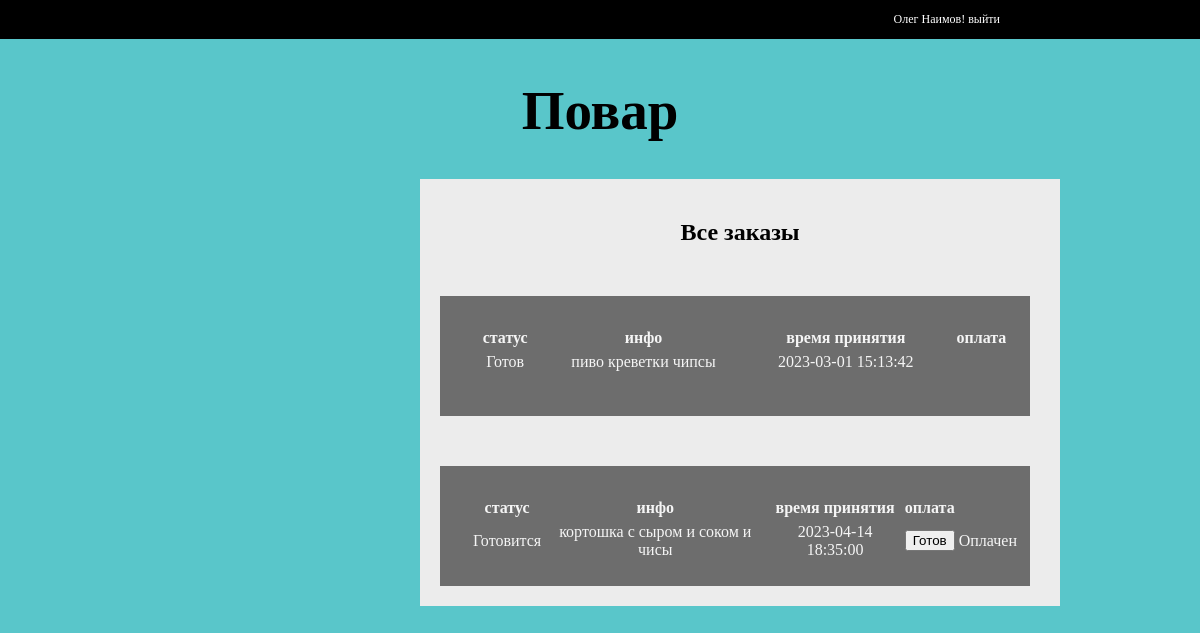
The app's page /registr/dashboard_pov.php (signed in) with its own data.
### tables this page shows
CREATE TABLE `zakaz` (
  `id` int(11) NOT NULL,
  `status` varchar(25) NOT NULL,
  `info` varchar(500) NOT NULL,
  `date` datetime NOT NULL,
  `status_oplata` varchar(50) NOT NULL
);

### registr/dashboard_pov.php (the view, shortened to what this page needs)
<!DOCTYPE html>
<html lang="en">
<head>
    <link rel="stylesheet" href="style.css">
</head>
<body>
<header>
        <p> <?php echo  $_SESSION['name']." ". $_SESSION['surname'];?>!
        <a href="logout.php" class="close-ses">выйти</a></p>
        </header>
    <h1>Повар</h1>
    <div  class="form" >
        <H2>Все заказы</H2>
        <?php
   require('db.php');
   $query= "SELECT * FROM `zakaz`";
   $result = mysqli_query($con, $query) or die;
   for($data = []; $row = mysqli_fetch_assoc($result); $data[]=$row)
   $i++;
   foreach($data as $elem){
        echo "<div class='smena-block'>";
        echo "<table class='t-zakaz'>";
        echo "<th>статус</th>";
        echo "<th>инфо</th>";
        echo "<th>время принятия</th>";
        echo "<th>оплата</th>";
        echo "<tr>";
        echo "<tr>";
        echo "<td>".$elem['status']."</td>";
        echo "<td>".$elem['info']."</td>";
        echo "<td>".$elem['date']."</td>";
        $idd = $elem['id'];
        if($elem['status'] == 'Готовится'){
        echo "<td>"."<form  method='post'><input type='submit' value='Готов' name='$idd'></form>"."</td>";
        }
        echo "<td>".$elem['status_oplata']."</td>";
        echo "</tr>";
        echo "</table>";
        echo "</div>";
   }
?>
</div>
</body>
</html>

### registr/style.css (style rules this page uses)
body { margin: 0; padding: 0; background: rgb(89, 198, 202); }
h1 { text-align: center; font-size: 55px; }
.form { text-align: center; width: 600px; display: block; margin: 0 35% 0 35%; padding: 20px; background: rgb(236, 236, 236); }
header { width: 100%; margin: 0 0 5vh 0; display: flex; justify-content: right; background-color: black; }
header>p { color: white; font-size: 1vw; padding-right: 200px; }
.close-ses { color: white; text-decoration: none; }
.t-zakaz { width: 550px; margin: 20px; }
.smena-block { width: 570px; padding: 10px; margin-top: 50px; height: 100px; color: whitesmoke; background: rgba(12, 12, 12, 0.562); }

### records on screen
zakaz: status "Готов", info "пиво креветки чипсы", date "2023-03-01 15:13:42"
zakaz: status "Готовится", info "кортошка с сыром и соком и чисы", date "2023-04-14 18:35:00", status_oplata "Оплачен"

### other values on screen
$_SESSION['name'] "Олег"
$_SESSION['surname'] "Наимов"
